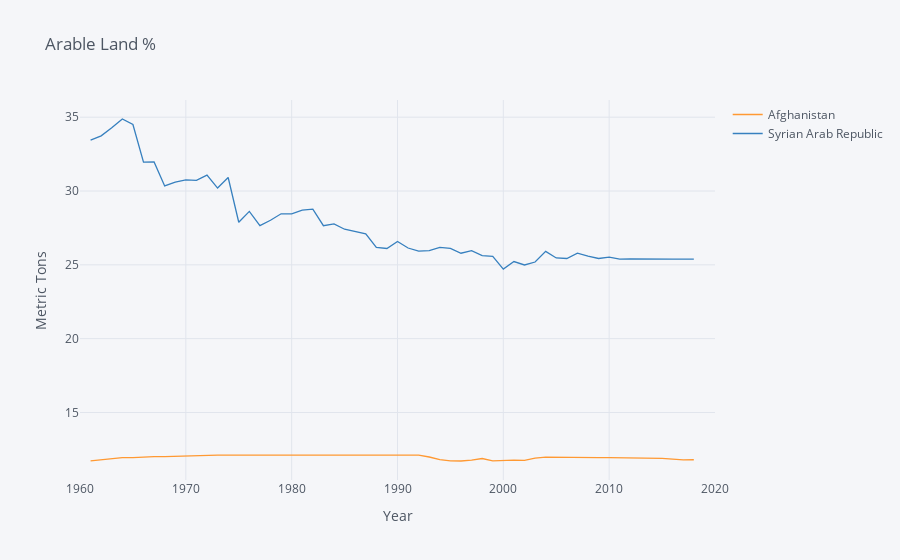

This figure's notebook cell:
### Code cell
vars = {"AG.LND.ARBL.ZS":"Arable Land"}
use=["SY","AFG"]
def fix_date_index(df):
    idx_vars = df.index.names
    new = df.reset_index()
    new.date = new.date.astype(int)
    return new.set_index(idx_vars)

cereals = fix_date_index(wbdata.get_dataframe(vars,country=use)).squeeze().unstack('country')

cereals.iplot(xTitle="Year",yTitle="Metric Tons",
              title="Arable Land %")

### Figure 1 — Plotly figure (JSON) as saved in the notebook; plotly's stock layout.template omitted (floating-point values rounded to 4 significant figures)
{"data": [{"line": {"color": "rgba(255, 153, 51, 1.0)", "dash": "solid", "shape": "linear", "width": 1.3}, "mode": "lines", "name": "Afghanistan", "text": "", "type": "scatter", "x": [1960, 1961, 1962, 1963, 1964, 1965, 1966, 1967, 1968, 1969, 1970, 1971, 1972, 1973, 1974, 1975, 1976, 1977, 1978, 1979, 1980, 1981, 1982, 1983, 1984, 1985, 1986, 1987, 1988, 1989, 1990, 1991, 1992, 1993, 1994, 1995, 1996, 1997, 1998, 1999, 2000, 2001, 2002, 2003, 2004, 2005, 2006, 2007, 2008, 2009, 2010, 2011, 2012, 2013, 2014, 2015, 2016, 2017, 2018, 2019, 2020], "y": ["", 11.72, 11.79, 11.87, 11.95, 11.95, 12.0, 12.01, 12.01, 12.04, 12.05, 12.1, 12.12, 12.12, 12.12, 12.12, 12.12, 12.12, 12.12, 12.12, 12.12, 12.12, 12.12, 12.12, 12.12, 12.12, 12.12, 12.12, 12.12, 12.12, 12.12, 12.12, 12.12, 11.98, 11.8, 11.72, 11.71, 11.77, 11.88, 11.72, 11.77, 11.77, 11.76, 11.9, 11.97, 11.96, 11.94, 11.94, 11.94, 11.94, 11.94, 11.93, 11.93, 11.92, 11.9, 11.89, 11.84, 11.79, 11.8, "", ""]}, {"line": {"color": "rgba(55, 128, 191, 1.0)", "dash": "solid", "shape": "linear", "width": 1.3}, "mode": "lines", "name": "Syrian Arab Republic", "text": "", "type": "scatter", "x": [1960, 1961, 1962, 1963, 1964, 1965, 1966, 1967, 1968, 1969, 1970, 1971, 1972, 1973, 1974, 1975, 1976, 1977, 1978, 1979, 1980, 1981, 1982, 1983, 1984, 1985, 1986, 1987, 1988, 1989, 1990, 1991, 1992, 1993, 1994, 1995, 1996, 1997, 1998, 1999, 2000, 2001, 2002, 2003, 2004, 2005, 2006, 2007, 2008, 2009, 2010, 2011, 2012, 2013, 2014, 2015, 2016, 2017, 2018, 2019, 2020], "y": ["", 33.44, 33.74, 34.28, 34.88, 34.51, 31.96, 31.97, 30.35, 30.61, 30.75, 30.73, 31.08, 30.2, 30.92, 27.89, 28.62, 27.66, 28.02, 28.46, 28.46, 28.7, 28.77, 27.65, 27.77, 27.41, 27.28, 27.1, 26.18, 26.11, 26.58, 26.14, 25.93, 25.96, 26.18, 26.11, 25.79, 25.96, 25.62, 25.58, 24.71, 25.22, 24.99, 25.19, 25.91, 25.47, 25.43, 25.79, 25.59, 25.43, 25.52, 25.39, 25.4, 25.39, 25.39, 25.39, 25.39, 25.39, 25.39, "", ""]}], "layout": {"legend": {"bgcolor": "#F5F6F9", "font": {"color": "#4D5663"}}, "paper_bgcolor": "#F5F6F9", "plot_bgcolor": "#F5F6F9", "title": {"font": {"color": "#4D5663"}, "text": "Arable Land %"}, "xaxis": {"gridcolor": "#E1E5ED", "showgrid": true, "tickfont": {"color": "#4D5663"}, "title": {"font": {"color": "#4D5663"}, "text": "Year"}, "zerolinecolor": "#E1E5ED"}, "yaxis": {"gridcolor": "#E1E5ED", "showgrid": true, "tickfont": {"color": "#4D5663"}, "title": {"font": {"color": "#4D5663"}, "text": "Metric Tons"}, "zerolinecolor": "#E1E5ED"}}}
